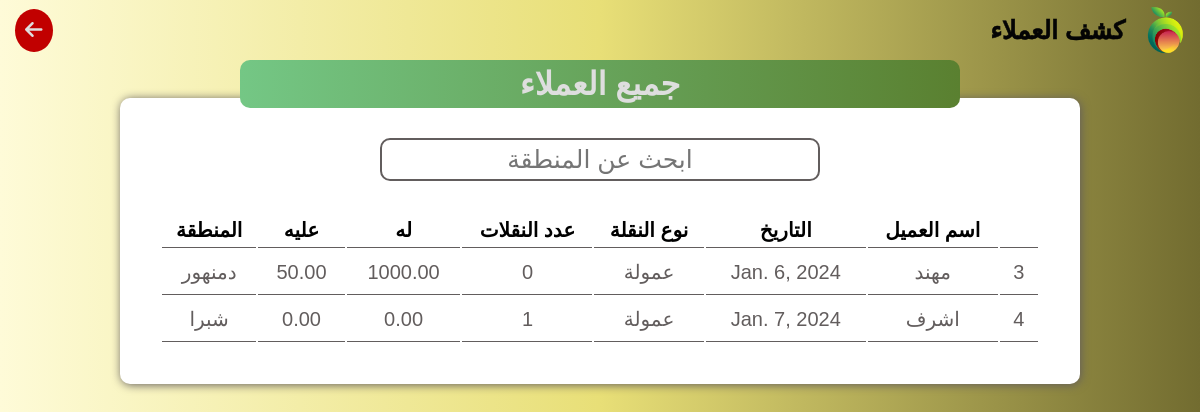
Screenshot of /suppliersort with the database file from the repository.
### user/models.py (models this page shows, shortened)
class Supplier(models.Model):
    name = models.CharField(max_length=30)
    place = models.CharField(max_length=70, default='غير محدد')
    date = models.DateField(default=timezone.now().date())
    type = models.CharField(max_length=30, default='عمولة')
    his_money = models.DecimalField(max_digits=10, decimal_places=2, default=0)
    on_him_money = models.DecimalField(max_digits=10, decimal_places=2,default=0)
    total = models.DecimalField(max_digits=10, decimal_places=2, blank=True, null=True)
    num_of_containers = models.PositiveIntegerField(default=0)
    @property
    def total(self):
        return self.his_money - self.on_him_money
    @property
    def num_of_containers(self):
        return self.container_set.count()

### user/views.py (the view)
# urls.py: path('suppliersort',views.supplier_sort, name='suppliersort' ),
def supplier_sort(request):
    sup = Supplier.objects.all()
    context = {'sup': sup}
    return render(request,'suppliersort.html',context)

### templates/suppliersort.html (shortened to what this page needs)
{% load static %}
<!DOCTYPE html>
<html lang="en">
<head>
    <link rel="stylesheet" href="https://cdnjs.cloudflare.com/ajax/libs/font-awesome/6.5.1/css/all.min.css" />
    <link rel="stylesheet" href="{% static "css/main.css" %}">
</head>
<body>
    <header>
        <div class="main">
            <img src="images/logo.png" alt="">
            <h1>كشف العملاء</h1>
        </div>
        <a href="{% url "home" %}"><i class="fa-solid fa-arrow-left"></i></a>
    </header>
        <div class="title">
            <h1>جميع العملاء</h1>
        </div>
        <div class="table">
            <input id="searchbar" type="text" placeholder="ابحث عن المنطقة">
            <table>
                <thead>
                    <tr>
                        <th></th>
                        <th>اسم العميل</th>
                        <th>التاريخ</th>
                        <th>نوع النقلة</th>
                        <th>عدد النقلات</th>
                        <th>له</th>
                        <th>عليه</th>
                        <th>المنطقة</th>
                    </tr>
                </thead>
                <tbody id="tablebody">
                    {% for sup in sup  %}
                    <tr>
                        <td>{{sup.id}}</td>
                        <td>{{sup.name}}</td>
                        <td>{{sup.date}}</td>
                        <td>عمولة</td>
                        <td>{{sup.num_of_containers}}</td>
                        <td>{{sup.his_money}}</td>
                        <td>{{sup.on_him_money}}</td>
                        <td>{{sup.place}}</td>
                    </tr>
                    {% endfor %}
                </tbody>
            </table>
        </div>
</body>
</html>

### _project/static/css/main.css (style rules this page uses)
* { padding: 0; margin: 0; box-sizing: border-box; font-family: Arial, Helvetica, sans-serif; }
body { min-height: 100vh; display: flex; align-items: center; flex-direction: column; background: linear-gradient(270deg,#726c30,#e8df77,#FEFBD8); }
header { display: flex; justify-content: space-between; align-items: center; direction: rtl; flex-direction: row; width: 100%; z-index: 103; padding: 5px 15px; background: linear-gradient(270deg,#726c30,#e8df77,#FEFBD8); }
header a { text-decoration: none; color: #dedede; background-color: #c10000; padding: 10px; font-size: 20px; border-radius: 50%; transition: 0.5s ease; }
header h1,header h2 { font-size: 25px;color: #040404;-webkit-text-stroke:0.5px #040404; }
header div { display: flex; align-items: center; gap: 20px; color: #fff; }
header img { width: 40px; }
.title { width: 60%; text-align: center; background: linear-gradient(270deg,#5A8030,#74C785); padding: 5px; border-radius: 10px; color: #dedede; z-index: 100; }
.table { margin: -10px; width: 80%; display: flex; justify-content: center; align-items: center; flex-direction: column; direction: rtl; background-color: #fff; padding: 40px; border-radius: 10px; box-shadow: 1px 1px 10px #625D5D; }
.table input { width: 50%; text-align: center; font-size: 25px; padding: 5px; outline: none; border-radius: 10px; border: 2px solid #625D5D; margin-bottom: 30px; }
.table table { width: 100%; text-align: center; }
.table table th { font-size: 20px; padding: 5px; border-bottom: 1px solid #625D5D; }
.table table td { font-size: 20px; border-bottom: 1px solid #625D5D; padding: 10px; color: #625D5D; }
.table table td,.window table td { font-size: 20px; border-bottom: 1px solid #625D5D; padding: 10px; color: #625D5D; }

### rows the page displays
Supplier: id "3", name "مهند", date "Jan. 6, 2024", num_of_containers "0", his_money "1000.00", on_him_money "50.00", place "دمنهور"
Supplier: id "4", name "اشرف", date "Jan. 7, 2024", num_of_containers "1", his_money "0.00", on_him_money "0.00", place "شبرا"
